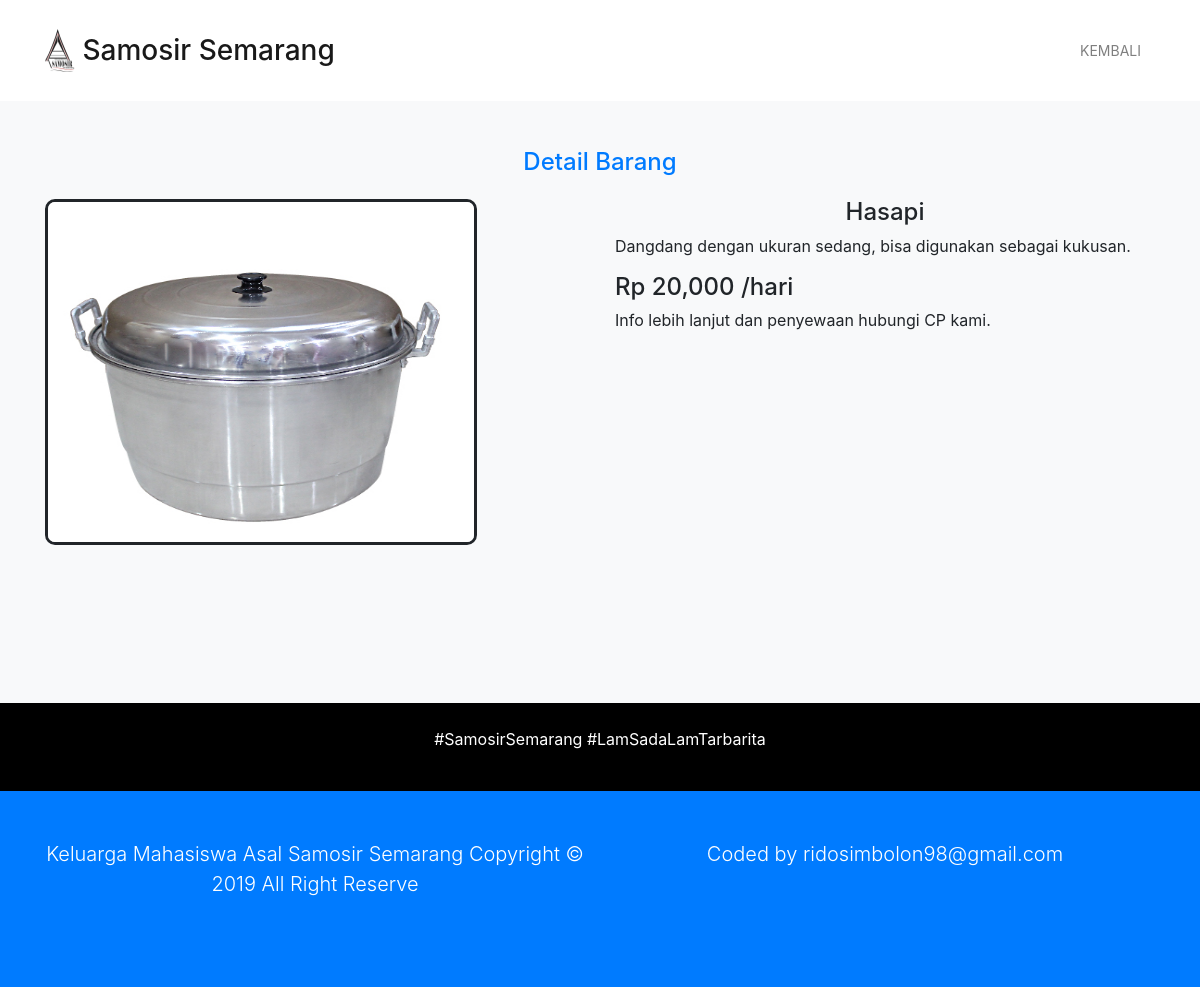
/view/v_detail.php?id=1, run on the app's committed database.
### tables this page shows
CREATE TABLE `rental` (
  `id` int(11) NOT NULL,
  `nama` varchar(250) NOT NULL,
  `deskripsi` text NOT NULL,
  `biaya` bigint(13) NOT NULL,
  `gambar` text NOT NULL
);

### view/v_detail.php (the view, shortened to what this page needs)
<?php
	include '../config/db.php';
	$id = $_GET['id'];
?>
<!DOCTYPE html>
<html>
<head>
	<link rel="stylesheet" type="text/css" href="../assets/view/css/bootstrap.css">
	<link rel="stylesheet" href="../assets/view/css/font-awesome.min.css">
	<link rel="stylesheet" type="text/css" href="../assets/view/css/style.css">
</head>
<body>
	<nav class="navbar navbar-expand-sm navbar-light py-4">
	  <div class="container">
	    <a href="../index.php" class="navbar-brand">
	      <img src="../assets/view/img/logo.png" width="30" height="43" alt="logo-samosir"><h3 class="d-inline align-middle">  Samosir Semarang</h3>
	    </a>
	    <div class="collapse navbar-collapse" id="navbarNav">
	      <ul class="navbar-nav ml-auto">
	        <li class="nav-item">
	          <a href="v_lapak.php" class="nav-link">Kembali</a>
	        </li>
	      </ul>
	    </div>
	  </div>
	</nav>
	<section class="bg-light py-5">
	<div class="container">
		<h4 class="text-center text-primary pb-3">Detail Barang</h4>
		<div class="row mb-4">
			<?php
				$query =  "SELECT * FROM rental WHERE id='$id'";
				$result =  $koneksi->query($query);
				while($data = mysqli_fetch_array($result)){
			?>
				<div class="col-sm-6">
					<img src="../img/<?php echo $data['gambar'] ?>" class="img-fluid detail-gambar">
				</div>
				<div class="col-sm-6">
					<h4 class="text-center">Hasapi</h4>
					<p><?php echo $data['deskripsi'] ?></p>
					<h4>Rp <?php echo number_format($data['biaya']);?> /hari</h4>
					<p>Info lebih lanjut dan penyewaan hubungi CP kami.</p>
				</div>
			<?php
				}
			?>
		</div>
	</div>
	</section>
	<footer id="main-footer" class="text-center p-4">
	<div class="container">
	  <div class="row">
	    <div class="col">
	      <p class="text-center">#SamosirSemarang #LamSadaLamTarbarita</p>
	    </div>
	  </div>
	</div>
	</footer>
	<footer id="main-footer" class="py-5 bg-primary text-white">
	<div class="container">
	  <div class="row text-center">
	    <div class="col-sm-6 ml-auto">
	      <p class="lead">Keluarga Mahasiswa Asal Samosir Semarang Copyright &copy; 2019 All Right Reserve</p><br>
	    </div>
	    <div class="col-sm-6">
	    	<p class="lead">Coded by ridosimbolon98@gmail.com</p>
	    </div>
	  </div>
	</div>
	</footer>
</body>
</html>

### assets/view/css/style.css (style rules this page uses)
body { overflow-x: hidden; }
.navbar .nav-link { font-size: 14px; text-transform: uppercase; padding-left: 1em !important; padding-right: 1em !important; }
footer#main-footer { background: #000; color: #fff; }

### view/v_detail.php (style rules this page uses)
.detail-gambar { height: 80%; width: 80%; border:3px solid; border-radius: 10px; }

### data on the page
rental: gambar (picture), deskripsi "Dangdang dengan ukuran sedang, bisa digunakan sebagai kukusan.", biaya "20,000"
